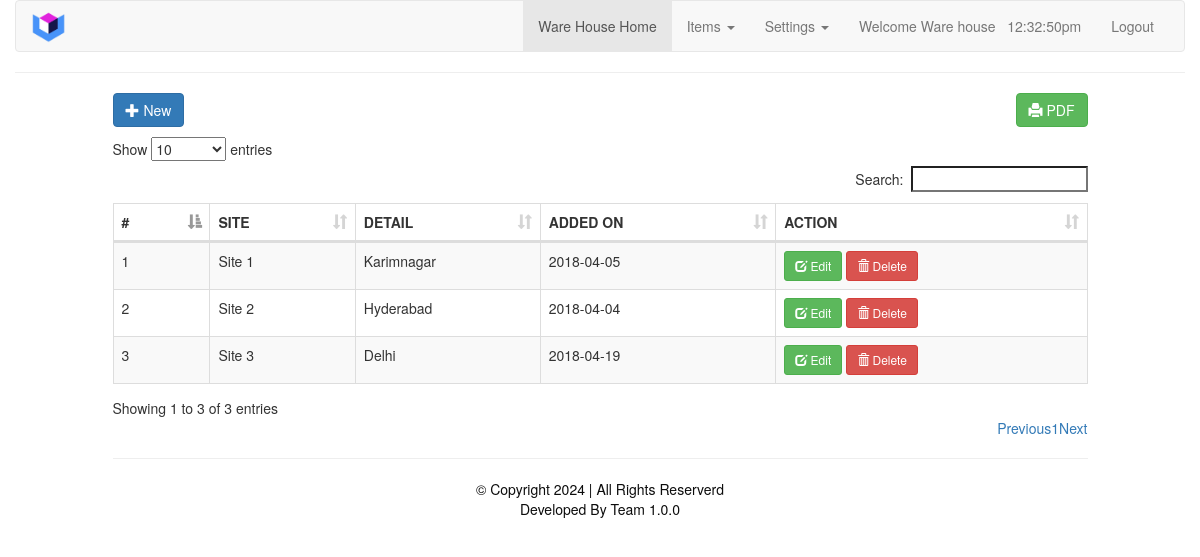
Page /departments.php (signed in) on the committed database.
### tables this page shows
CREATE TABLE `department` (
  `dept_id` int(11) NOT NULL,
  `dept_name` varchar(30) NOT NULL,
  `password` varchar(255) NOT NULL,
  `role` int(11) NOT NULL DEFAULT 0,
  `dept_details` varchar(255) NOT NULL,
  `added_at` date DEFAULT NULL
);

### departments.php (the view, shortened to what this page needs)
<?php
require_once './includes/header.php';
require_once './includes/admin_nav.php';
?>
    <div class="col-sm-10 col-sm-offset-1">
        <div class="row">
            <a href="#addnew" data-toggle="modal" class="btn btn-primary"><span class="glyphicon glyphicon-plus"></span> New</a>
            <a href="./reports/all_departments.php" target="_new" class="btn btn-success pull-right"><span class="glyphicon glyphicon-print"></span> PDF</a>
        </div>
        <div class="" style="height: 10px;">
        </div>
        <div class="row">
            <table id="myTable" class="table table-hover table-bordered table-striped table-responsive">
                <thead>
                <th>#</th>
                <th>SITE</th>
                <th>DETAIL</th>
                <th>ADDED ON</th>
                <th>ACTION</th>
                </thead>
                <tbody>
                <?php
                include_once('db.php');
                $sql = "SELECT * FROM `department` WHERE `role` <> '1'";
                $query = $conn->query($sql);
                $i=1;
                while($row = $query->fetch_assoc())
                {
                    echo"<tr>
                    <td>".$i."</td>
					<td>".$row['dept_name']."</td>
					<td>".$row['dept_details']."</td>
					<td>".$row['added_at']."</td>
					<td><a href='#edit_".$row['dept_id']."' class='btn btn-success btn-sm' data-toggle='modal'><span class='glyphicon glyphicon-edit'></span> Edit</a>
					<a href='#delete_".$row['dept_id']."' class='btn btn-danger btn-sm' data-toggle='modal'><span class='glyphicon glyphicon-trash'></span> Delete</a>
					</td>
				</tr>";
                    $i++;
                }
                ?>
                </tbody>
            </table>
            <hr>
        </div>
    </div>
<?php require_once './includes/footer.php'; ?>

### rows in the picture
department: dept_name "Site 1", dept_details "Karimnagar", added_at "2018-04-05"
department: dept_name "Site 2", dept_details "Hyderabad", added_at "2018-04-04"
department: dept_name "Site 3", dept_details "Delhi", added_at "2018-04-19"

### other values in the picture
$_SESSION['dept_name'] "Ware House"
$_SESSION['dept_name'] "Ware house"
APPVERSION "1.0.0"
